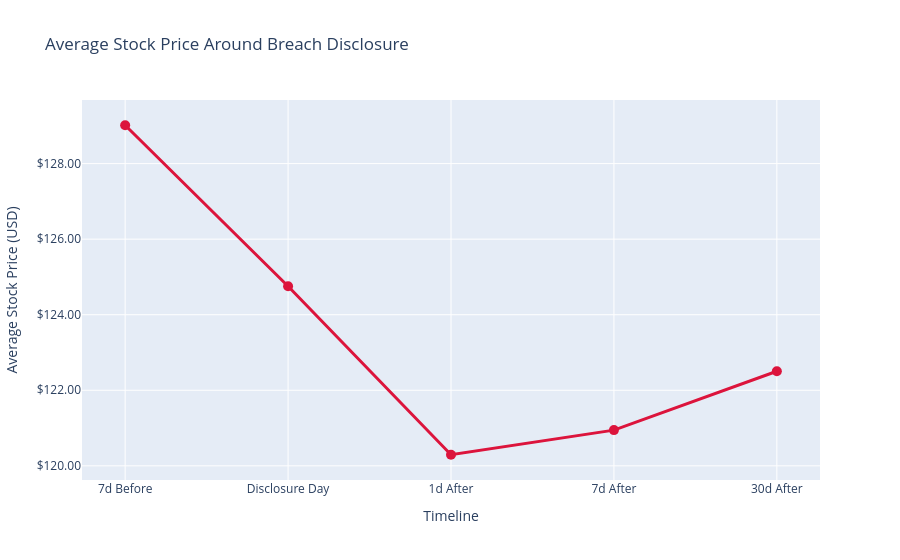

The notebook cell this image was saved under:
### Code cell
# Stock price behavior around breach disclosure
market_df = df.dropna(subset=['price_7d_before', 'price_disclosure_day', 'price_7d_after', 'price_30d_after'])

avg_prices = {
    '7d Before': market_df['price_7d_before'].mean(),
    'Disclosure Day': market_df['price_disclosure_day'].mean(),
    '1d After': market_df['price_1d_after'].mean(),
    '7d After': market_df['price_7d_after'].mean(),
    '30d After': market_df['price_30d_after'].mean()
}

fig = go.Figure()
fig.add_trace(go.Scatter(
    x=list(avg_prices.keys()),
    y=list(avg_prices.values()),
    mode='lines+markers',
    line=dict(width=3, color='crimson'),
    marker=dict(size=10)
))
fig.update_layout(
    title='Average Stock Price Around Breach Disclosure',
    xaxis_title='Timeline',
    yaxis_title='Average Stock Price (USD)',
    yaxis_tickformat='$,.2f'
)
fig.show()

### Figure 1 — Plotly figure (JSON) as saved in the notebook; plotly's stock layout.template omitted (floating-point values rounded to 4 significant figures)
{"data": [{"line": {"color": "crimson", "width": 3}, "marker": {"size": 10}, "mode": "lines+markers", "type": "scatter", "x": ["7d Before", "Disclosure Day", "1d After", "7d After", "30d After"], "y": [129.0, 124.8, 120.3, 120.9, 122.5]}], "layout": {"autosize": true, "title": {"text": "Average Stock Price Around Breach Disclosure"}, "xaxis": {"autorange": true, "range": [-0.2557, 4.256], "title": {"text": "Timeline"}, "type": "category"}, "yaxis": {"autorange": true, "range": [119.4, 129.9], "tickformat": "$,.2f", "title": {"text": "Average Stock Price (USD)"}, "type": "linear"}}}
